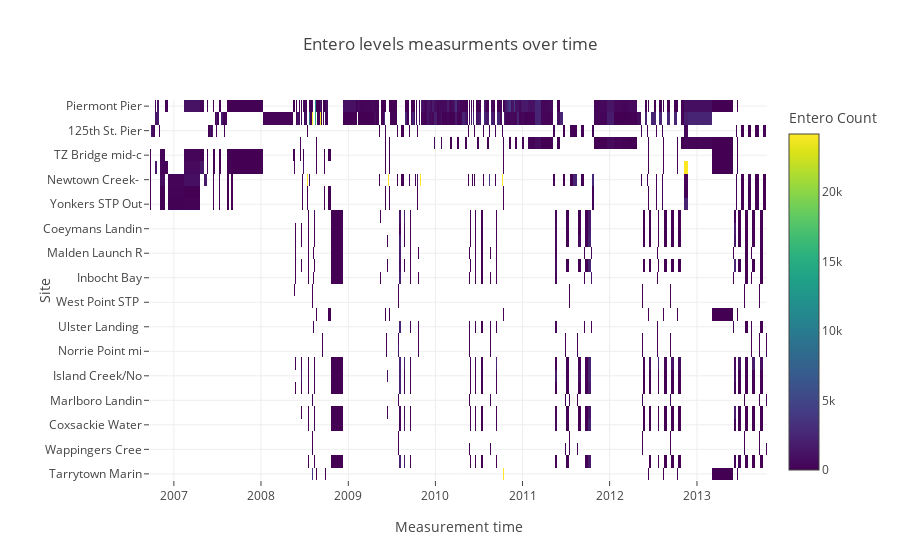

This figure's notebook cell:
### Code cell
dat_filt = dat[(dat["SampleCount"]<37) | (dat["SampleCount"]>50) ]

plotly_data = [
    Heatmap(
        z=dat_filt['EnteroCount'],
        x=dat_filt['Date'],
        y=dat_filt['Site'].str.slice(0,15),
        colorscale='Viridis',
        colorbar = dict(title="Entero Count")
    )
]

layout = Layout(title="Entero levels measurments over time",
                xaxis=dict(title='Measurement time'),
                yaxis=dict(title='Site'),
                margin = dict(l=150)
               )

fig = Figure(data=plotly_data, layout=layout)
py.iplot(fig)

### Figure 1 — Plotly figure (JSON) as saved in the notebook; plotly's stock layout.template omitted (floating-point values rounded to 4 significant figures; data arrays with more than 128 entries replaced by an {"elided": "..."} marker saying what was removed)
{"data": [{"colorbar": {"title": "Entero Count"}, "colorscale": "Viridis", "type": "heatmap", "x": {"elided": "1584 str values"}, "y": {"elided": "1584 str values"}, "z": {"elided": "1584 int values"}}], "layout": {"margin": {"l": 150}, "title": "Entero levels measurments over time", "xaxis": {"title": "Measurement time"}, "yaxis": {"title": "Site"}}}
